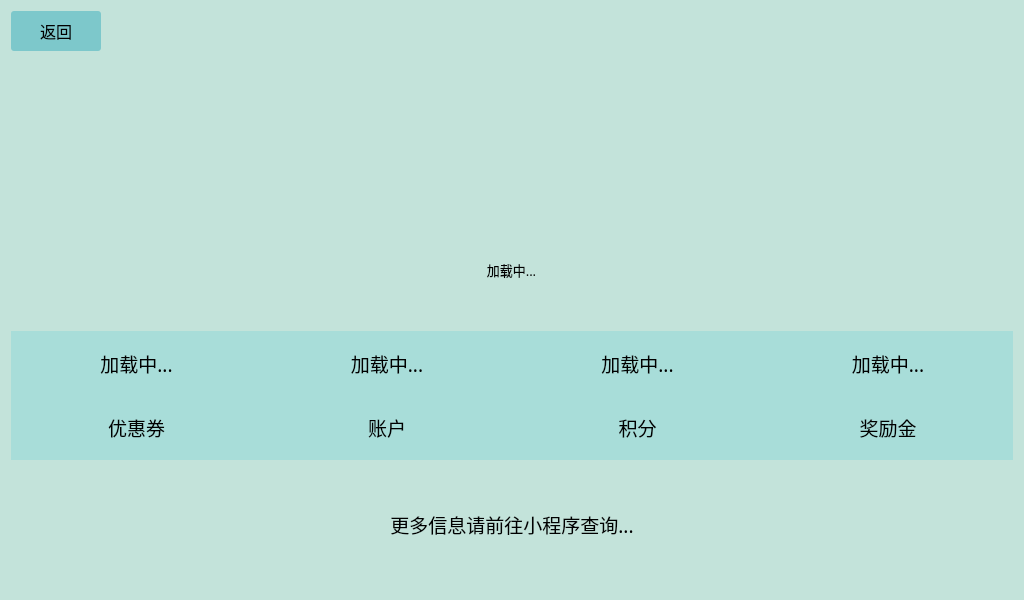
<?xml version="1.0" encoding="UTF-8"?>
<ui version="4.0">
 <class>userWindow</class>
 <widget class="QWidget" name="userWindow">
  <property name="geometry">
   <rect>
    <x>0</x>
    <y>0</y>
    <width>1024</width>
    <height>600</height>
   </rect>
  </property>
  <property name="sizePolicy">
   <sizepolicy hsizetype="Maximum" vsizetype="Maximum">
    <horstretch>0</horstretch>
    <verstretch>0</verstretch>
   </sizepolicy>
  </property>
  <property name="maximumSize">
   <size>
    <width>1024</width>
    <height>600</height>
   </size>
  </property>
  <property name="windowTitle">
   <string>个人中心</string>
  </property>
  <property name="windowIcon">
   <iconset resource="ico_src.qrc">
    <normaloff>:/mainWindow_ico/user_ico.png</normaloff>:/mainWindow_ico/user_ico.png</iconset>
  </property>
  <property name="styleSheet">
   <string notr="true">background-color:rgb(195, 227, 218)</string>
  </property>
  <layout class="QVBoxLayout" name="verticalLayout_9">
   <item>
    <layout class="QVBoxLayout" name="verticalLayout_8" stretch="1,4,4">
     <item>
      <layout class="QHBoxLayout" name="horizontalLayout_2" stretch="1,0">
       <item>
        <widget class="QPushButton" name="user_back_but">
         <property name="sizePolicy">
          <sizepolicy hsizetype="Maximum" vsizetype="Maximum">
           <horstretch>0</horstretch>
           <verstretch>0</verstretch>
          </sizepolicy>
         </property>
         <property name="maximumSize">
          <size>
           <width>90</width>
           <height>40</height>
          </size>
         </property>
         <property name="font">
          <font>
           <family>幼圆</family>
           <pointsize>12</pointsize>
          </font>
         </property>
         <property name="styleSheet">
          <string notr="true">background-color:rgb(125, 200, 203);
border-radius: 3px;</string>
         </property>
         <property name="text">
          <string>返回</string>
         </property>
         <property name="icon">
          <iconset>
           <normaloff>:/mainWindow_ico/icon/back_icon_w.png</normaloff>:/mainWindow_ico/icon/back_icon_w.png</iconset>
         </property>
        </widget>
       </item>
       <item>
        <spacer name="horizontalSpacer">
         <property name="orientation">
          <enum>Qt::Horizontal</enum>
         </property>
         <property name="sizeHint" stdset="0">
          <size>
           <width>40</width>
           <height>20</height>
          </size>
         </property>
        </spacer>
       </item>
      </layout>
     </item>
     <item>
      <layout class="QHBoxLayout" name="horizontalLayout_3">
       <property name="topMargin">
        <number>50</number>
       </property>
       <item>
        <spacer name="horizontalSpacer_2">
         <property name="orientation">
          <enum>Qt::Horizontal</enum>
         </property>
         <property name="sizeType">
          <enum>QSizePolicy::Maximum</enum>
         </property>
         <property name="sizeHint" stdset="0">
          <size>
           <width>400</width>
           <height>20</height>
          </size>
         </property>
        </spacer>
       </item>
       <item>
        <layout class="QVBoxLayout" name="verticalLayout_7">
         <item>
          <layout class="QVBoxLayout" name="verticalLayout_5" stretch="0,0">
           <item>
            <widget class="QLabel" name="user_headportrait_icon">
             <property name="sizePolicy">
              <sizepolicy hsizetype="Maximum" vsizetype="Maximum">
               <horstretch>0</horstretch>
               <verstretch>0</verstretch>
              </sizepolicy>
             </property>
             <property name="maximumSize">
              <size>
               <width>132</width>
               <height>132</height>
              </size>
             </property>
             <property name="styleSheet">
              <string notr="true">border-radius:5px;</string>
             </property>
             <property name="text">
              <string/>
             </property>
             <property name="pixmap">
              <pixmap resource="ico_src.qrc">:/mainWindow_ico/userImageLogin.png</pixmap>
             </property>
             <property name="alignment">
              <set>Qt::AlignCenter</set>
             </property>
            </widget>
           </item>
           <item>
            <widget class="QLabel" name="user_name_label">
             <property name="sizePolicy">
              <sizepolicy hsizetype="Maximum" vsizetype="Maximum">
               <horstretch>0</horstretch>
               <verstretch>0</verstretch>
              </sizepolicy>
             </property>
             <property name="maximumSize">
              <size>
               <width>129</width>
               <height>50</height>
              </size>
             </property>
             <property name="font">
              <font>
               <family>幼圆</family>
               <pointsize>10</pointsize>
              </font>
             </property>
             <property name="text">
              <string>加载中...</string>
             </property>
             <property name="alignment">
              <set>Qt::AlignCenter</set>
             </property>
            </widget>
           </item>
          </layout>
         </item>
        </layout>
       </item>
       <item>
        <spacer name="horizontalSpacer_3">
         <property name="orientation">
          <enum>Qt::Horizontal</enum>
         </property>
         <property name="sizeType">
          <enum>QSizePolicy::Maximum</enum>
         </property>
         <property name="sizeHint" stdset="0">
          <size>
           <width>400</width>
           <height>20</height>
          </size>
         </property>
        </spacer>
       </item>
      </layout>
     </item>
     <item>
      <layout class="QVBoxLayout" name="verticalLayout_6">
       <property name="spacing">
        <number>0</number>
       </property>
       <property name="topMargin">
        <number>30</number>
       </property>
       <item>
        <layout class="QHBoxLayout" name="horizontalLayout">
         <property name="spacing">
          <number>0</number>
         </property>
         <item>
          <layout class="QVBoxLayout" name="verticalLayout">
           <property name="spacing">
            <number>0</number>
           </property>
           <item>
            <widget class="QLabel" name="user_coupon_number">
             <property name="font">
              <font>
               <family>幼圆</family>
               <pointsize>14</pointsize>
              </font>
             </property>
             <property name="styleSheet">
              <string notr="true">background-color:rgb(168, 221, 217)</string>
             </property>
             <property name="text">
              <string>加载中...</string>
             </property>
             <property name="alignment">
              <set>Qt::AlignCenter</set>
             </property>
            </widget>
           </item>
           <item>
            <widget class="QLabel" name="user_coupon_name">
             <property name="font">
              <font>
               <family>幼圆</family>
               <pointsize>14</pointsize>
               <weight>50</weight>
               <italic>false</italic>
               <bold>false</bold>
               <kerning>true</kerning>
              </font>
             </property>
             <property name="focusPolicy">
              <enum>Qt::ClickFocus</enum>
             </property>
             <property name="styleSheet">
              <string notr="true">background-color:rgb(168, 221, 217)</string>
             </property>
             <property name="text">
              <string>优惠券</string>
             </property>
             <property name="alignment">
              <set>Qt::AlignCenter</set>
             </property>
            </widget>
           </item>
          </layout>
         </item>
         <item>
          <layout class="QVBoxLayout" name="verticalLayout_2">
           <property name="spacing">
            <number>0</number>
           </property>
           <item>
            <widget class="QLabel" name="user_account_number">
             <property name="font">
              <font>
               <family>幼圆</family>
               <pointsize>14</pointsize>
              </font>
             </property>
             <property name="styleSheet">
              <string notr="true">background-color:rgb(168, 221, 217)</string>
             </property>
             <property name="text">
              <string>加载中...</string>
             </property>
             <property name="alignment">
              <set>Qt::AlignCenter</set>
             </property>
            </widget>
           </item>
           <item>
            <widget class="QLabel" name="user_account_name">
             <property name="font">
              <font>
               <family>幼圆</family>
               <pointsize>14</pointsize>
               <weight>50</weight>
               <italic>false</italic>
               <bold>false</bold>
               <kerning>true</kerning>
              </font>
             </property>
             <property name="focusPolicy">
              <enum>Qt::ClickFocus</enum>
             </property>
             <property name="styleSheet">
              <string notr="true">background-color:rgb(168, 221, 217)</string>
             </property>
             <property name="text">
              <string>账户</string>
             </property>
             <property name="alignment">
              <set>Qt::AlignCenter</set>
             </property>
            </widget>
           </item>
          </layout>
         </item>
         <item>
          <layout class="QVBoxLayout" name="verticalLayout_3">
           <property name="spacing">
            <number>0</number>
           </property>
           <item>
            <widget class="QLabel" name="user_integration_number">
             <property name="font">
              <font>
               <family>幼圆</family>
               <pointsize>14</pointsize>
              </font>
             </property>
             <property name="styleSheet">
              <string notr="true">background-color:rgb(168, 221, 217)</string>
             </property>
             <property name="text">
              <string>加载中...</string>
             </property>
             <property name="alignment">
              <set>Qt::AlignCenter</set>
             </property>
            </widget>
           </item>
           <item>
            <widget class="QLabel" name="user_integration_name">
             <property name="font">
              <font>
               <family>幼圆</family>
               <pointsize>14</pointsize>
               <weight>50</weight>
               <italic>false</italic>
               <bold>false</bold>
               <kerning>true</kerning>
              </font>
             </property>
             <property name="focusPolicy">
              <enum>Qt::ClickFocus</enum>
             </property>
             <property name="styleSheet">
              <string notr="true">background-color:rgb(168, 221, 217)</string>
             </property>
             <property name="text">
              <string>积分</string>
             </property>
             <property name="alignment">
              <set>Qt::AlignCenter</set>
             </property>
            </widget>
           </item>
          </layout>
         </item>
         <item>
          <layout class="QVBoxLayout" name="verticalLayout_4">
           <property name="spacing">
            <number>0</number>
           </property>
           <item>
            <widget class="QLabel" name="user_reward_number_2">
             <property name="font">
              <font>
               <family>幼圆</family>
               <pointsize>14</pointsize>
              </font>
             </property>
             <property name="styleSheet">
              <string notr="true">background-color:rgb(168, 221, 217)</string>
             </property>
             <property name="text">
              <string>加载中...</string>
             </property>
             <property name="alignment">
              <set>Qt::AlignCenter</set>
             </property>
            </widget>
           </item>
           <item>
            <widget class="QLabel" name="user_reward_name">
             <property name="font">
              <font>
               <family>幼圆</family>
               <pointsize>14</pointsize>
               <weight>50</weight>
               <italic>false</italic>
               <bold>false</bold>
               <kerning>true</kerning>
              </font>
             </property>
             <property name="focusPolicy">
              <enum>Qt::ClickFocus</enum>
             </property>
             <property name="styleSheet">
              <string notr="true">background-color:rgb(168, 221, 217)</string>
             </property>
             <property name="text">
              <string>奖励金</string>
             </property>
             <property name="alignment">
              <set>Qt::AlignCenter</set>
             </property>
            </widget>
           </item>
          </layout>
         </item>
        </layout>
       </item>
       <item>
        <widget class="QLabel" name="user_moreinf_label">
         <property name="font">
          <font>
           <family>幼圆</family>
           <pointsize>14</pointsize>
          </font>
         </property>
         <property name="text">
          <string>更多信息请前往小程序查询...</string>
         </property>
         <property name="alignment">
          <set>Qt::AlignCenter</set>
         </property>
        </widget>
       </item>
      </layout>
     </item>
    </layout>
   </item>
  </layout>
 </widget>
 <resources>
  <include location="ico_src.qrc"/>
 </resources>
 <connections/>
</ui>
